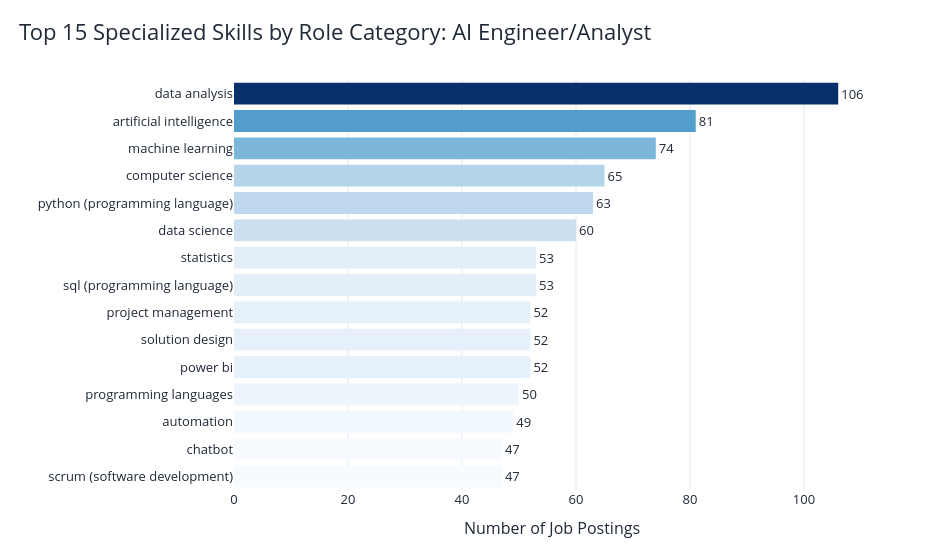
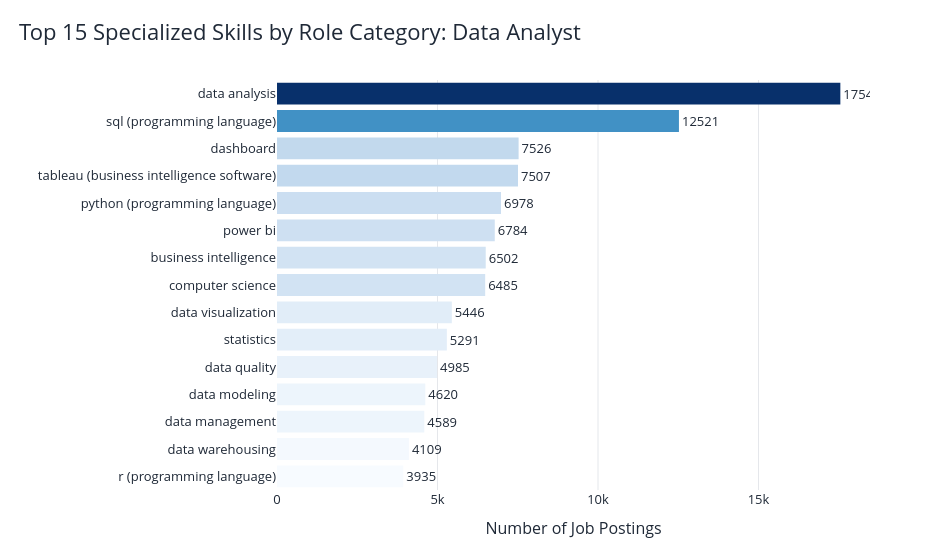
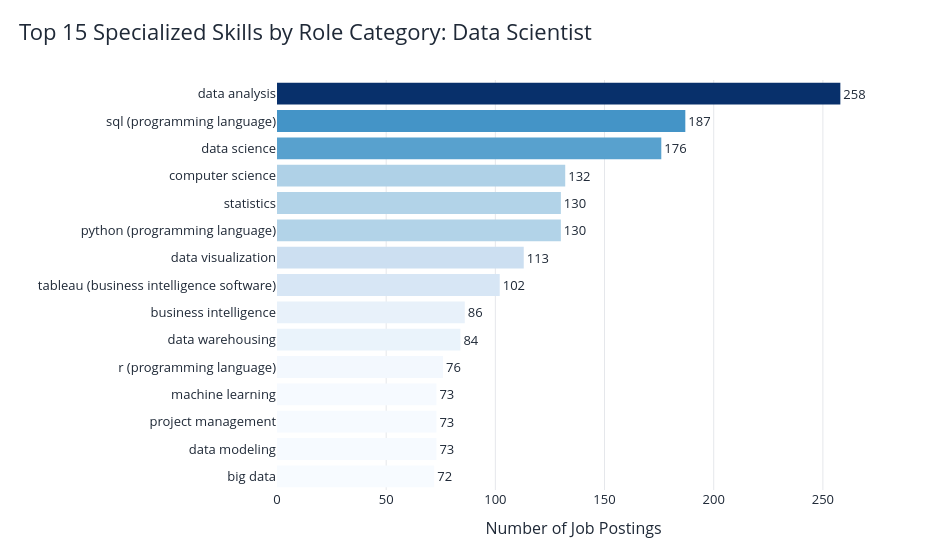
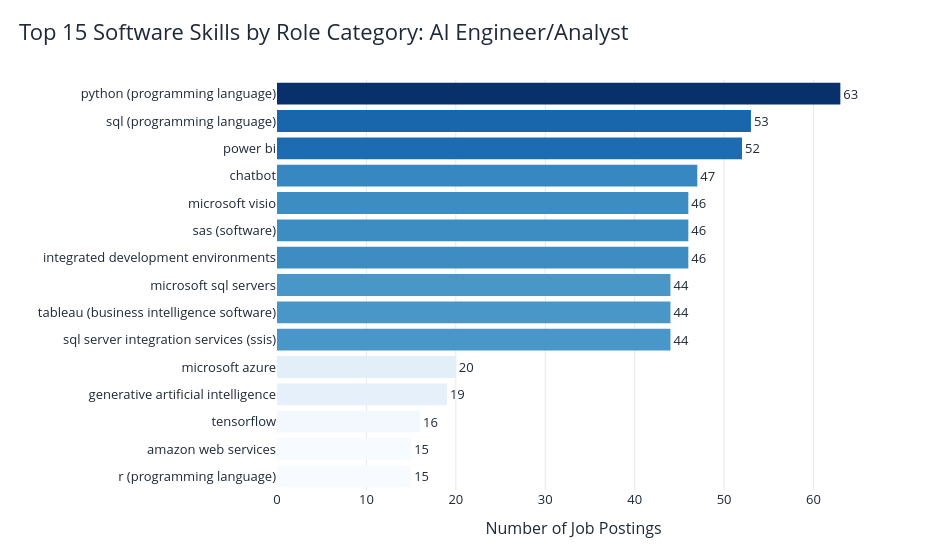

Notebook source saved alongside these figures, in order:
### Code cell
plot_skill_type_by_role(specialized_top15, "Top 15 Specialized Skills by Role Category")
plot_skill_type_by_role(software_top15, "Top 15 Software Skills by Role Category")
plot_skill_type_by_role(common_top15, "Top 15 Common Skills by Role Category")
plot_skill_type_by_role(certifications_top15, "Top 15 Certifications by Role Category")

### Figure 1 — Plotly figure (JSON) as saved in the notebook; plotly's stock layout.template omitted (floating-point values rounded to 4 significant figures)
{"data": [{"hovertemplate": "count=%{marker.color}<br>SKILL=%{y}<extra></extra>", "legendgroup": "", "marker": {"color": [47, 47, 49, 50, 52, 52, 52, 53, 53, 60, 63, 65, 74, 81, 106], "coloraxis": "coloraxis", "line": {"width": 0}, "pattern": {"shape": ""}}, "name": "", "orientation": "h", "showlegend": false, "text": [47.0, 47.0, 49.0, 50.0, 52.0, 52.0, 52.0, 53.0, 53.0, 60.0, 63.0, 65.0, 74.0, 81.0, 106.0], "textposition": "outside", "type": "bar", "x": [47, 47, 49, 50, 52, 52, 52, 53, 53, 60, 63, 65, 74, 81, 106], "xaxis": "x", "y": ["scrum (software development)", "chatbot", "automation", "programming languages", "power bi", "solution design", "project management", "sql (programming language)", "statistics", "data science", "python (programming language)", "computer science", "machine learning", "artificial intelligence", "data analysis"], "yaxis": "y"}], "layout": {"barmode": "relative", "coloraxis": {"colorbar": {"title": {"text": "count"}}, "colorscale": [[0, "rgb(247,251,255)"], [0.125, "rgb(222,235,247)"], [0.25, "rgb(198,219,239)"], [0.375, "rgb(158,202,225)"], [0.5, "rgb(107,174,214)"], [0.625, "rgb(66,146,198)"], [0.75, "rgb(33,113,181)"], [0.875, "rgb(8,81,156)"], [1, "rgb(8,48,107)"]], "showscale": false}, "font": {"color": "#1f2937", "size": 13}, "height": 550, "legend": {"tracegroupgap": 0}, "margin": {"b": 60, "l": 220, "r": 80, "t": 80}, "paper_bgcolor": "white", "plot_bgcolor": "white", "title": {"font": {"color": "#1f2937", "size": 22}, "text": "Top 15 Specialized Skills by Role Category: AI Engineer/Analyst", "x": 0.02}, "width": 950, "xaxis": {"anchor": "y", "domain": [0, 1], "gridcolor": "#e5e7eb", "showgrid": true, "title": {"text": "Number of Job Postings"}, "zeroline": false}, "yaxis": {"anchor": "x", "domain": [0, 1], "showgrid": false, "title": {"text": ""}}}}

### Figure 2 — Plotly figure (JSON) as saved in the notebook; plotly's stock layout.template omitted (floating-point values rounded to 4 significant figures)
{"data": [{"hovertemplate": "count=%{marker.color}<br>SKILL=%{y}<extra></extra>", "legendgroup": "", "marker": {"color": [3935, 4109, 4589, 4620, 4985, 5291, 5446, 6485, 6502, 6784, 6978, 7507, 7526, 12521, 17549], "coloraxis": "coloraxis", "line": {"width": 0}, "pattern": {"shape": ""}}, "name": "", "orientation": "h", "showlegend": false, "text": [3935.0, 4109.0, 4589.0, 4620.0, 4985.0, 5291.0, 5446.0, 6485.0, 6502.0, 6784.0, 6978.0, 7507.0, 7526.0, 12520.0, 17550.0], "textposition": "outside", "type": "bar", "x": [3935, 4109, 4589, 4620, 4985, 5291, 5446, 6485, 6502, 6784, 6978, 7507, 7526, 12521, 17549], "xaxis": "x", "y": ["r (programming language)", "data warehousing", "data management", "data modeling", "data quality", "statistics", "data visualization", "computer science", "business intelligence", "power bi", "python (programming language)", "tableau (business intelligence software)", "dashboard", "sql (programming language)", "data analysis"], "yaxis": "y"}], "layout": {"barmode": "relative", "coloraxis": {"colorbar": {"title": {"text": "count"}}, "colorscale": [[0, "rgb(247,251,255)"], [0.125, "rgb(222,235,247)"], [0.25, "rgb(198,219,239)"], [0.375, "rgb(158,202,225)"], [0.5, "rgb(107,174,214)"], [0.625, "rgb(66,146,198)"], [0.75, "rgb(33,113,181)"], [0.875, "rgb(8,81,156)"], [1, "rgb(8,48,107)"]], "showscale": false}, "font": {"color": "#1f2937", "size": 13}, "height": 550, "legend": {"tracegroupgap": 0}, "margin": {"b": 60, "l": 220, "r": 80, "t": 80}, "paper_bgcolor": "white", "plot_bgcolor": "white", "title": {"font": {"color": "#1f2937", "size": 22}, "text": "Top 15 Specialized Skills by Role Category: Data Analyst", "x": 0.02}, "width": 950, "xaxis": {"anchor": "y", "domain": [0, 1], "gridcolor": "#e5e7eb", "showgrid": true, "title": {"text": "Number of Job Postings"}, "zeroline": false}, "yaxis": {"anchor": "x", "domain": [0, 1], "showgrid": false, "title": {"text": ""}}}}

### Figure 3 — Plotly figure (JSON) as saved in the notebook; plotly's stock layout.template omitted (floating-point values rounded to 4 significant figures)
{"data": [{"hovertemplate": "count=%{marker.color}<br>SKILL=%{y}<extra></extra>", "legendgroup": "", "marker": {"color": [72, 73, 73, 73, 76, 84, 86, 102, 113, 130, 130, 132, 176, 187, 258], "coloraxis": "coloraxis", "line": {"width": 0}, "pattern": {"shape": ""}}, "name": "", "orientation": "h", "showlegend": false, "text": [72.0, 73.0, 73.0, 73.0, 76.0, 84.0, 86.0, 102.0, 113.0, 130.0, 130.0, 132.0, 176.0, 187.0, 258.0], "textposition": "outside", "type": "bar", "x": [72, 73, 73, 73, 76, 84, 86, 102, 113, 130, 130, 132, 176, 187, 258], "xaxis": "x", "y": ["big data", "data modeling", "project management", "machine learning", "r (programming language)", "data warehousing", "business intelligence", "tableau (business intelligence software)", "data visualization", "python (programming language)", "statistics", "computer science", "data science", "sql (programming language)", "data analysis"], "yaxis": "y"}], "layout": {"barmode": "relative", "coloraxis": {"colorbar": {"title": {"text": "count"}}, "colorscale": [[0, "rgb(247,251,255)"], [0.125, "rgb(222,235,247)"], [0.25, "rgb(198,219,239)"], [0.375, "rgb(158,202,225)"], [0.5, "rgb(107,174,214)"], [0.625, "rgb(66,146,198)"], [0.75, "rgb(33,113,181)"], [0.875, "rgb(8,81,156)"], [1, "rgb(8,48,107)"]], "showscale": false}, "font": {"color": "#1f2937", "size": 13}, "height": 550, "legend": {"tracegroupgap": 0}, "margin": {"b": 60, "l": 220, "r": 80, "t": 80}, "paper_bgcolor": "white", "plot_bgcolor": "white", "title": {"font": {"color": "#1f2937", "size": 22}, "text": "Top 15 Specialized Skills by Role Category: Data Scientist", "x": 0.02}, "width": 950, "xaxis": {"anchor": "y", "domain": [0, 1], "gridcolor": "#e5e7eb", "showgrid": true, "title": {"text": "Number of Job Postings"}, "zeroline": false}, "yaxis": {"anchor": "x", "domain": [0, 1], "showgrid": false, "title": {"text": ""}}}}

### Figure 4 — Plotly figure (JSON) as saved in the notebook; plotly's stock layout.template omitted (floating-point values rounded to 4 significant figures)
{"data": [{"hovertemplate": "count=%{marker.color}<br>SKILL=%{y}<extra></extra>", "legendgroup": "", "marker": {"color": [15, 15, 16, 19, 20, 44, 44, 44, 46, 46, 46, 47, 52, 53, 63], "coloraxis": "coloraxis", "line": {"width": 0}, "pattern": {"shape": ""}}, "name": "", "orientation": "h", "showlegend": false, "text": [15.0, 15.0, 16.0, 19.0, 20.0, 44.0, 44.0, 44.0, 46.0, 46.0, 46.0, 47.0, 52.0, 53.0, 63.0], "textposition": "outside", "type": "bar", "x": [15, 15, 16, 19, 20, 44, 44, 44, 46, 46, 46, 47, 52, 53, 63], "xaxis": "x", "y": ["r (programming language)", "amazon web services", "tensorflow", "generative artificial intelligence", "microsoft azure", "sql server integration services (ssis)", "tableau (business intelligence software)", "microsoft sql servers", "integrated development environments", "sas (software)", "microsoft visio", "chatbot", "power bi", "sql (programming language)", "python (programming language)"], "yaxis": "y"}], "layout": {"barmode": "relative", "coloraxis": {"colorbar": {"title": {"text": "count"}}, "colorscale": [[0, "rgb(247,251,255)"], [0.125, "rgb(222,235,247)"], [0.25, "rgb(198,219,239)"], [0.375, "rgb(158,202,225)"], [0.5, "rgb(107,174,214)"], [0.625, "rgb(66,146,198)"], [0.75, "rgb(33,113,181)"], [0.875, "rgb(8,81,156)"], [1, "rgb(8,48,107)"]], "showscale": false}, "font": {"color": "#1f2937", "size": 13}, "height": 550, "legend": {"tracegroupgap": 0}, "margin": {"b": 60, "l": 220, "r": 80, "t": 80}, "paper_bgcolor": "white", "plot_bgcolor": "white", "title": {"font": {"color": "#1f2937", "size": 22}, "text": "Top 15 Software Skills by Role Category: AI Engineer/Analyst", "x": 0.02}, "width": 950, "xaxis": {"anchor": "y", "domain": [0, 1], "gridcolor": "#e5e7eb", "showgrid": true, "title": {"text": "Number of Job Postings"}, "zeroline": false}, "yaxis": {"anchor": "x", "domain": [0, 1], "showgrid": false, "title": {"text": ""}}}}
